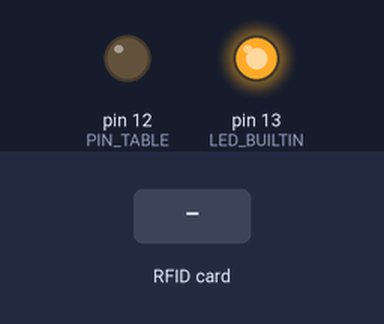
Simulated run of this sketch. Board: Arduino Uno, built with avr-gcc and run on an emulated ATmega328P. Shown: output pins drawn as LEDs (lit = HIGH). Dashed ring = blinking. The inputs (shaded band) are chosen by the test bench. What the sketch prints to the serial monitor is not drawn.

Above: at 0.01 s.
At 3.7 s:
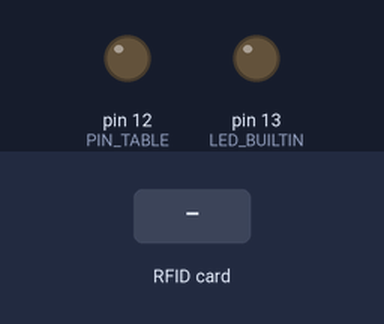
3.8 s: RFID card 5E 7A 19 C4 held to the reader
At 4.05 s:
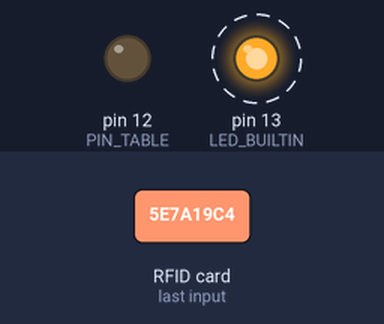
Timing chart, 0 to 6.8 s (numbered marks = the images above; inputs shaded):
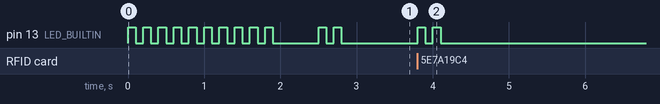

The sketch:

nfc.ino
```cpp
#include <Wire.h>
#include "PN532_I2C.h"
#include <PN532.h>
#include <NfcAdapter.h>

#define BLINK_DELAY 100
#define SERIAL_BAUDS 9600
#define MSG_TAG_ENTER "TAG-ENTER-"
#define MSG_TAG_LEAVE "TAG-LEAVE"

#define PIN_TABLE 12

#define debug() Serial.println(__func__)

int cube_present;
int saved_cube_present;

char *last_command, tag[5];

PN532_I2C pn532i2c(Wire);
PN532 nfc(pn532i2c);

/**
 * Blink the Arduino LED n times.
 */
void blink(int n)
{
	while (n--) {

		digitalWrite(LED_BUILTIN, HIGH);
		delay(BLINK_DELAY);

		digitalWrite(LED_BUILTIN, LOW);
		delay(BLINK_DELAY);
	}

	delay(BLINK_DELAY * 5);
}

/**
 * Halt the Arduino (infinite loop, with LED blinking).
 */
void halt()
{
	while (1)
		blink(1);
}

/**
 * Reset the state of the Arduino.
 */
void arduino_reset()
{
	debug();
	blink(10);

	cube_present = 0;

	saved_cube_present = 0;

	last_command = NULL;

	memset(tag, 0, sizeof(tag));
}

/**
 * LED sequence.
 */
void led_sequence()
{
	// TODO implement LED sequence
}

/**
 * Raise the cube.
 */
void raise_cube()
{
	debug();
	blink(10);

	digitalWrite(PIN_TABLE, HIGH);
}

/**
 * Lower the cube.
 */
void lower_cube()
{
	debug();
	blink(10);

	digitalWrite(PIN_TABLE, LOW);
}

/**
 * Read NFC tag and copy tag ID in buf.
 */
int read_nfc_tag(char *buf, size_t bufsz)
{
	int success;

	blink(2);

	success = nfc.readPassiveTargetID(PN532_MIFARE_ISO14443A, buf, bufsz);

	return !success;
}

/**
 * Read a line of text from serial.
 */
int readline(char *buf, size_t bufsz)
{
	int i;
	char c;

	for (i = 0; i < bufsz; i++)
		buf[i] = 0;

	i = 0;
	while (Serial.available() && i < bufsz - 1) {

		c = Serial.read();
		if (c == '\n') {
			buf[i] = 0;
			break;
		}

		buf[i++] = c;
	}

	return i;
}

/**
 * Check the version of our PN532 chip.
 */
void check_version()
{
	uint32_t version = nfc.getFirmwareVersion();
	if (!version) {
		Serial.println("Could not find PN532 board");
		//halt();
	}

	Serial.print("Found chip PN5");
	Serial.println((version >> 24) & 0xff, HEX);

	Serial.print("Firmware ver.");
	Serial.print((version >> 16) & 0xff, DEC);

	Serial.print(".");
	Serial.println((version >>  8) & 0xff, DEC);
}

/**
 * Setup function.
 */
void setup()
{
	Serial.begin(SERIAL_BAUDS);

	// Wait for serial port to connect.
	// Needed for native USB port only.
	while (!Serial)
		;

	pinMode(LED_BUILTIN, OUTPUT);
	pinMode(PIN_TABLE, OUTPUT);

	arduino_reset();

	nfc.begin();

	check_version();

	nfc.setPassiveActivationRetries(0xff);

	nfc.SAMConfig();
}

/**
 * Loop function.
 */
void loop()
{
	int err, length;
	char command[32];

	// Check if the master sent us some commands
	length = readline(command, sizeof(command));
	if (length > 0) {

		// Reset the arduino state
		if (!strcmp(command, "reset"))
			arduino_reset();

		// Raise the cube
		else if (!strcmp(command, "raise-cube"))
			raise_cube();

		// Lower the cube
		else if (!strcmp(command, "lower-cube"))
			lower_cube();
	}

	// In all cases we want to notify the master of change events
	// (i.e. tag just left, or tag just arrived)

	saved_cube_present = cube_present;

	// Read a tag with the NFC reader
	err = read_nfc_tag(tag, sizeof(tag));
	cube_present = !err;

	// If the state has changed, then we want to notify the master about it
	if (cube_present != saved_cube_present) {

		if (!cube_present)
			Serial.println(MSG_TAG_LEAVE);

		else {
			Serial.print(MSG_TAG_ENTER);
			Serial.println(tag);
		}
	}
}
```

Measured:
- after the input at 3.8 s, pin 13 (LED_BUILTIN): alternates HIGH for 0.10 s and LOW for 0.10 s, 4 changes in all, then stays LOW, starting at once
